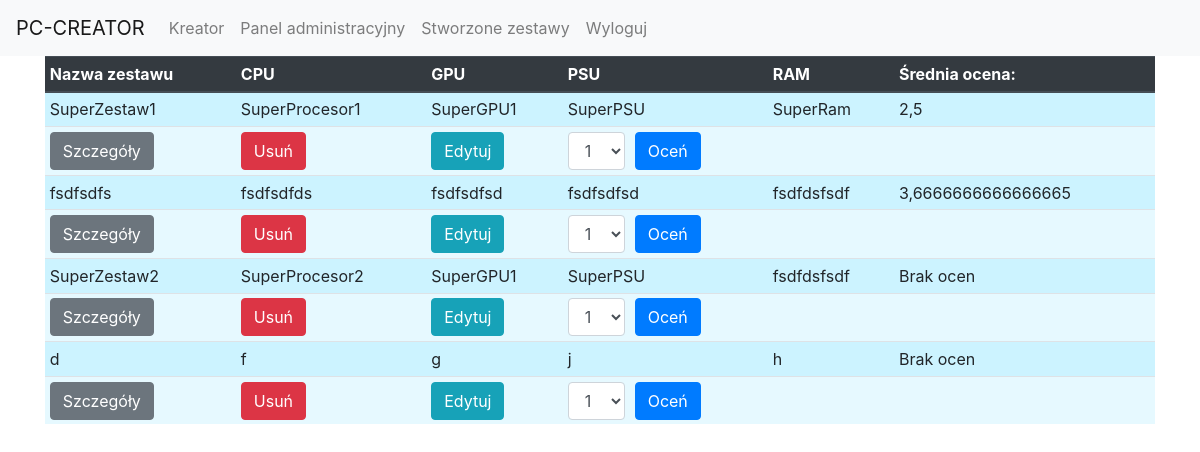
Page /created-sets/ (signed in) on the earlier database version.
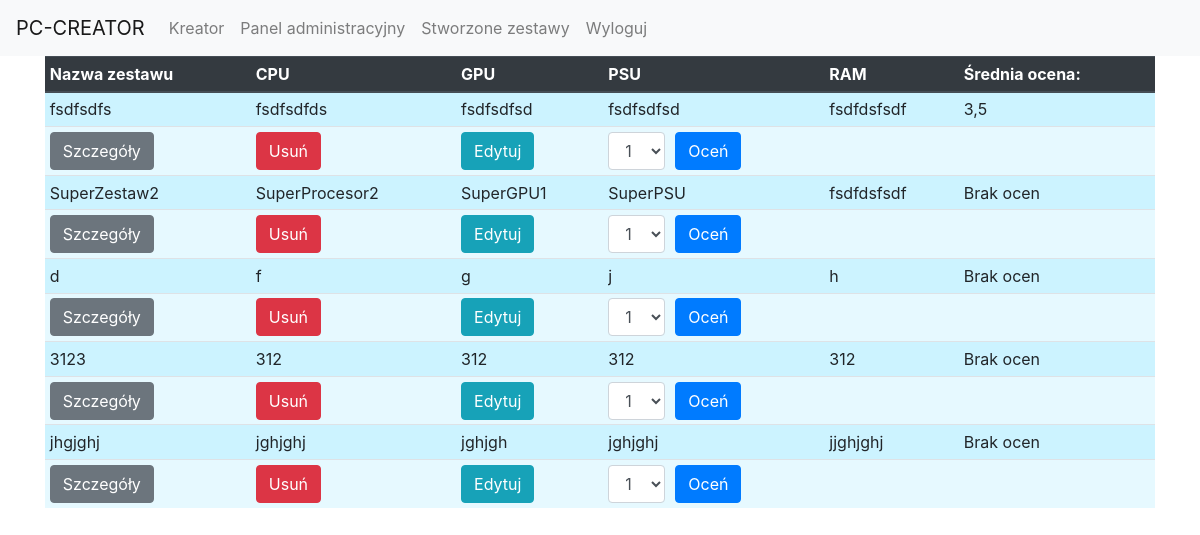
Same page on the later database version.
### ScriptLanguagesApp/models.py (models this page shows)
class PC(models.Model):
    name = models.CharField(max_length=100, verbose_name="Nazwa zestawu")
    cpu = models.CharField(max_length=100,verbose_name="Procesor")
    gpu = models.CharField(max_length=100,verbose_name="Karta graficzna")
    ram = models.CharField(max_length=100,verbose_name="Pamięć RAM")
    psu = models.CharField(max_length=100,verbose_name="Zasilacz")
    cpu_price = models.DecimalField(max_digits=8, decimal_places=2,verbose_name="Cena procesora")
    gpu_price = models.DecimalField(max_digits=8, decimal_places=2,verbose_name="Cena karty graficznej")
    ram_price = models.DecimalField(max_digits=8, decimal_places=2,verbose_name="Cena pamięci RAM")
    psu_price = models.DecimalField(max_digits=8, decimal_places=2,verbose_name="Cena zasilacza")
    ratings = models.ManyToManyField(User, through='PCRating')
    average_rating = models.FloatField(default=0, verbose_name="Średnia ocena", editable=False)

### ScriptLanguagesApp/views.py (the view)
# urls.py: path('created-sets/', CreatedSetsView.as_view(), name='created-sets'),
@method_decorator(login_required, name='dispatch')
class CreatedSetsView(View):
    def __init__(self):
        super().__init__()
        self.logger = Logger()
    def get(self, request):
        self.logger.log('INFO', 'CreatedSetsView GET request')
        pcs = PC.objects.all()
        return render(request,"creator/created-sets.html", {'pcs':pcs})

### ScriptLanguagesApp/Common/logger.py (called while the page is built)
    def log(self, level, message):
        getattr(self.logger, level.lower())(message)

### ScriptLanguagesApp/templates/creator/created-sets.html (shortened to what this page needs)
{% extends "base.html" %} {% block content %}
<div class="row">
  <div class="col-12">
    <table class="table table-sm">
      <thead class="thead-dark">
        <tr>
          <th scope="col">Nazwa zestawu</th>
          <th scope="col">CPU</th>
          <th scope="col">GPU</th>
          <th scope="col">PSU</th>
          <th scope="col">RAM</th>
          <th scope="col">Średnia ocena:</th>
        </tr>
      </thead>
      <tbody>
        {% for pc in pcs %}
        <tr scope="row">
          <td>{{ pc.name }}</td>
          <td>{{ pc.cpu }}</td>
          <td>{{ pc.gpu }}</td>
          <td>{{ pc.psu }}</td>
          <td>{{ pc.ram }}</td>
          <td>
            {% if pc.ratings.all %} {{ pc.average_rating }} {%else%} Brak ocen
            {% endif %}
          </td>
        </tr>
        <tr>
          <td>
            <form method="GET" action="{% url 'details' pc.id %}">
              <button class="btn btn-secondary" type="submit">Szczegóły</button>
            </form>
          </td>
          {% if user.is_authenticated%}
          {% if user.is_superuser%}
          <td class="d-none d-md-table-cell">
            <button
              class="btn btn-danger"
              type="submit"
              onclick="location.href='{% url 'delete-pc-set' pc.id %}'"
            >
              Usuń
            </button>
          </td>
          <td>
            <button
              class="btn btn-info"
              type="submit"
              onclick="location.href='{% url 'edit-set' pc.id %}'"
            >
              Edytuj
            </button>
          </td>
          {% else %}
          <td></td>
          <td></td>
          {% endif %}
          {% endif %}
          <td>
            <form method="POST" action="{% url 'rate-pc' pc.id %}">
              <div class="form-inline">
                <div class="form-group">
                  <select class="form-control" name="rating" id="rating" style="margin-right: 10px;">
                    <option value="1">1</option>
                  </select>
                </div>
                <div class="form-group">
                  <input type="submit" class="btn btn-primary" value="Oceń" />
                </div>
              </div>
            </form>
          </td>
          <td>
          </td>
          <td>
          </td>
        </tr>
        {%endfor%}
      </tbody>
    </table>
    {% endblock%}

Differences in the rows shown:
removed PC: name "SuperZestaw1", cpu "SuperProcesor1", gpu "SuperGPU1", psu "SuperPSU", ram "SuperRam", average_rating "2,5"
changed PC "fsdfsdfs": average_rating "3,6666666666666665" → "3,5"
added PC: name "3123", cpu "312", gpu "312", psu "312", ram "312", shows "Brak ocen"
added PC: name "jhgjghj", cpu "jghjghj", gpu "jghjgh", psu "jghjghj", ram "jjghjghj", shows "Brak ocen"
